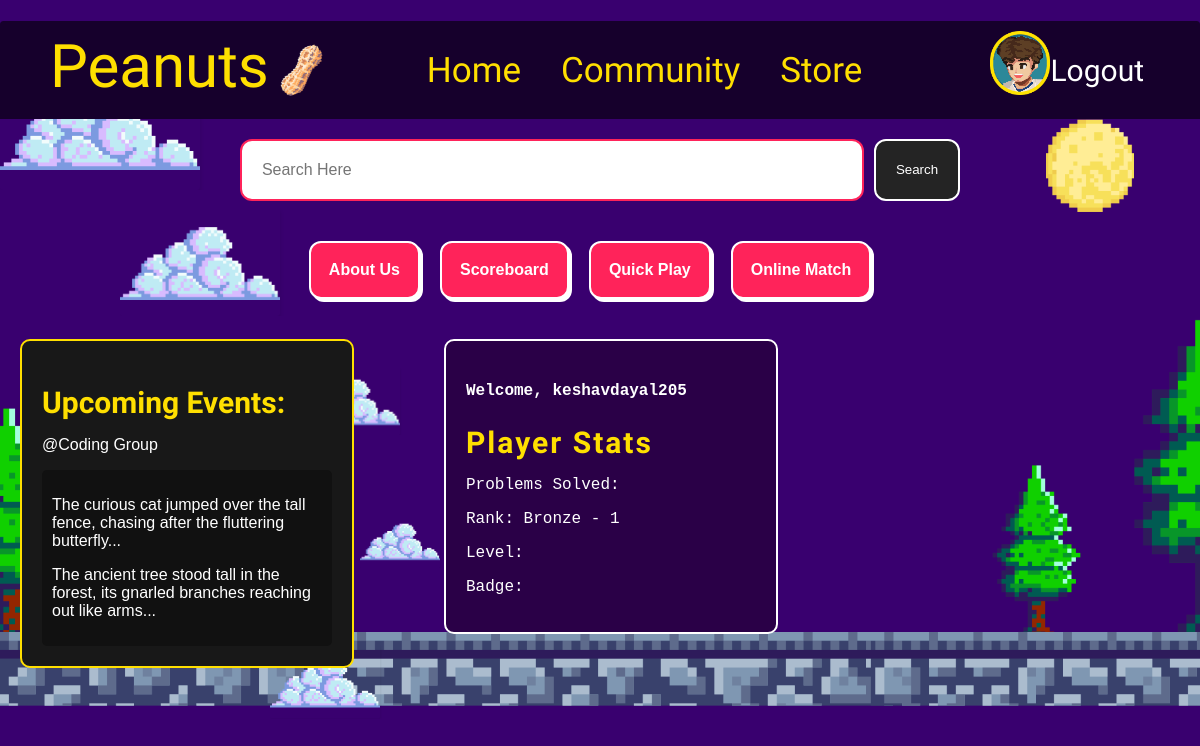
The app's page / (signed in), older data.
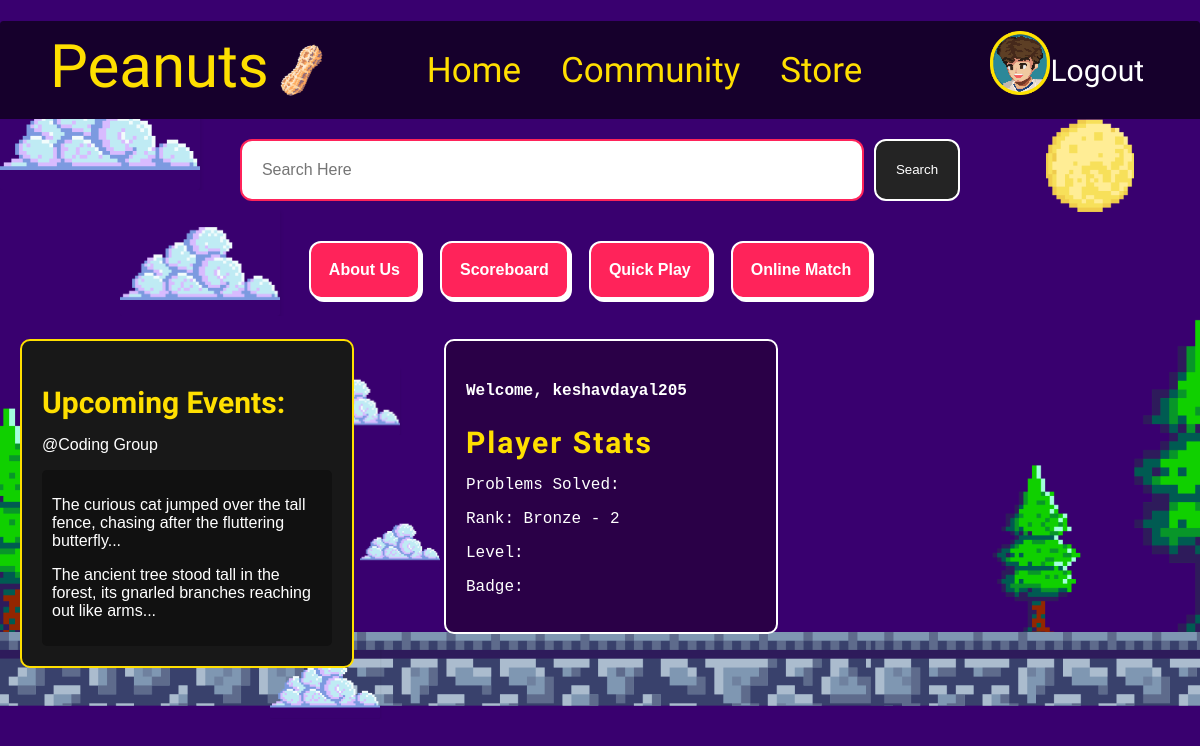
The same page, newer data.
### mainApp/models.py (models this page shows, shortened)
class Player(models.Model):
    user = models.OneToOneField(User, on_delete=models.CASCADE)
    rank = models.CharField(max_length=50, default='Bronze - 1')
    is_online = models.BooleanField(default=False)
    is_in_queue = models.BooleanField(default=False)
    matches_won = models.IntegerField(default=0)
    matches_lost = models.IntegerField(default=0)
    match_start_time = models.DateTimeField(null=True, blank=True)
    username = models.CharField(max_length=50)
    question = models.TextField(null=True, blank=True)
    room = models.ForeignKey(Room, on_delete=models.SET_NULL, null=True, blank=True)

### mainApp/views.py (the view)
# urls.py: 2. Add a URL to urlpatterns:  path('', views.home, name='home')
@login_required
def home(request):
    try:
        player = Player.objects.get(user=request.user)
    except Player.DoesNotExist:
        player = Player.objects.create(user=request.user, username=request.user.username)
    context = {
        'player': player
    }
    return render(request, 'home.html', context)

### mainApp/templates/home.html (shortened to what this page needs)
{% extends 'base.html' %}
{% block content %}
{% load static %}
<link rel="stylesheet" href="{% static 'index.css' %}">
<link rel="stylesheet" href="{% static 'cloud.css' %}">
<link rel="stylesheet" href="{% static 'cursor.css' %}">
<div id="background-wrap">
    <div class="x1">
        <div class="cloud"></div>
    </div>
    <div class="x2">
        <div class="cloud"></div>
    </div>
    <div class="x3">
    </div>
    <div class="x4">
        <div class="cloud"></div>
    </div>
    <div class="x5">
        <div class="cloud"></div>
    </div>
</div>
<div class="_3d-pixel-cursor__arrow">
    <header>
        <div class="logo">
            Peanuts
            <img class="logo_img" width="70px" src="{% static 'assets/peanut.png' %}" alt="">
        </div>
        <nav>
            <ul class="main_nav">
                <li><a href="{% url 'home' %}" class="_3d-pixel-cursor__pointer">Home</a></li>
                <li><a href="{% url 'community_page' %}" class="_3d-pixel-cursor__pointer">Community</a></li>
                <li><a href="{% url 'community_page' %}" class="_3d-pixel-cursor__pointer">Store</a></li>
            </ul>
        </nav>
        <nav>
            <ul>
                {% if user.is_authenticated %}
                <li><a class="_3d-pixel-cursor__pointer" href="{% url 'profile' %}">
                        <img src="{% static 'assets/profile.png' %}" class="profile_img"  alt="">
                    </a></li>
                <li>
                    <form method="POST" action="{% url 'logout' %}" style="display:inline;">
                        <button type="submit" class="sign-up"
                            style="background:none;border:none;color:#ffffff;cursor:pointer;">Logout</button>
                    </form>
                </li>
                {% else %}
                <li><a class="sign-up _3d-pixel-cursor__pointer" href="{% url 'login' %}">Login</a></li>
                {% endif %}
            </ul>
        </nav>
    </header>
    <main>
        <section class="search-section">
            <input type="text" placeholder="Search Here" class="search-bar">
            <button class="search-button _3d-pixel-cursor__pointer">Search</button>
        </section>
        <section class="buttons-section">
            <button class="scoreboard-button _3d-pixel-cursor__pointer">About Us</button>
            <button class="scoreboard-button _3d-pixel-cursor__pointer">Scoreboard</button>
            <button class="quick-play-button _3d-pixel-cursor__pointer">Quick Play</button>
            <button id="start-match-button" class="online-match-button _3d-pixel-cursor__pointer">Online Match</button>
        </section>
        <section class="main-content">
            <div class="upcoming-events">
                <h2>Upcoming Events:</h2>
                <p>@Coding Group</p>
                <div class="event-description">
                    <p>The curious cat jumped over the tall fence, chasing after the fluttering butterfly...</p>
                    <p>The ancient tree stood tall in the forest, its gnarled branches reaching out like arms...</p>
                </div>
            </div>
            <div class="player-stats">
                <h4 class="text-center">Welcome, {{ user.username }}</h4>
                <h2>Player Stats</h2>
                <p>Problems Solved:</p>
                <p>Rank: {{ player.rank }}</p>
                <p>Level:</p>
                <p>Badge:</p>
            </div>
            <div class="character">
            </div>
        </section>
    </main>
</div>
{% endblock %}

### mainApp/templates/base.html (shortened to what this page needs)
{% load static %}
<!DOCTYPE html>
<html lang="en">
<head>
    <link rel="stylesheet" href="{% static 'index.css' %}" />
</head>
<body>
    <div class="container-fluid">
        <div>
            <div class="card p-5">
                {% block content %}
                {% endblock %}
            </div>
        </div>
    </div>
</body>
</html>

### mainApp/static/index.css (style rules this page uses)
body { background:url("../static/assets/background.png"); background-size: cover; color: #fff; margin: 0; padding: 0; }
header { display: flex; align-items: center; justify-content: space-between; align-items: center; padding: 10px 50px; background-color: #16002C; }
.logo { display: flex; font-family: "Handjet", sans-serif; color: #ffdf00; font-size: 60px; }
.logo_img { width: 20%; margin-top: 10px; margin-bottom: 10px; }
.profile_img { width: 70px; position: absolute; right: 150px; width: 60px; top: 10px; }
nav ul { list-style: none; display: flex; gap: 40px; }
nav ul li a { color: #ffdf00; text-decoration: none; font-size: 35px; font-family: "Handjet", sans-serif; cursor: pointer; transition: 0.2s ease-in-out; }
.sign-up { background-color: #ccc; border: none; font-size: 30px; cursor: pointer; font-family: "Handjet", sans-serif; }
.search-section { display: flex; justify-content: center; padding: 20px; }
.search-bar { width: 50%; padding: 20px; font-size: 1em; border: 2px solid #ff235a; background-color: #ffffff; border-radius: 12px; color: #000000; }
.search-button { padding: 10px 20px; margin-left: 10px; background-color: #242424; border: 2px solid white; color: white; border-radius: 12px; cursor: pointer; transition: 0.2s ease-in-out; }
.buttons-section { display: flex; justify-content: center; gap: 20px; padding: 20px; cursor: pointer; }
.buttons-section button { padding: 10px 20px; background-color: #ff235a; transition: 0.2s ease-in-out; padding: 18px; border: 2px solid white; border-radius: 12px; box-shadow: 3px 3px 0px white; color: #fff; font-weight: 800; cursor: pointer; font-size: 1em; cursor: pointer; }
.main-content { display: flex; align-items: flex-start; padding: 20px; }
.player-stats { background-color: #2a0047; padding: 20px; border-radius: 10px; width: 25%; border: 2px solid white; font-family:'Courier New', Courier, monospace; }
.player-stats>h2 { font-family: "Handjet", sans-serif; font-size: 30px; letter-spacing: 2px; }
.upcoming-events { border: 2px solid #ffdf00; background-color: #181818; padding: 20px; border-radius: 10px; width: 25%; font-family: 'Franklin Gothic Medium', 'Arial Narrow', Arial, sans-serif; margin-right: 90px; }
.upcoming-events>h2 { font-family: "Handjet", sans-serif; font-size: 30px; }
.character { width: 100px; height: 100px; background-image: url('your-character-sprite.png'); background-size: cover; }
h2 { color: #ffdf00; margin-bottom: 10px; }
.event-description { background-color: #111; padding: 10px; border-radius: 5px; }
.main_nav { margin-right: 100px; }

### mainApp/static/cursor.css (style rules this page uses)
div { position: relative; border-radius: 3px; overflow: auto; }
div:last-child { margin-bottom: 0; }
._3d-pixel-cursor__arrow { background-position: center; background-repeat: no-repeat; }
._3d-pixel-cursor__pointer { background-position: center; background-repeat: no-repeat; }

Row changes from the older to the newer data that the page shows:
changed Player: rank "Bronze - 1" → "Bronze - 2"
